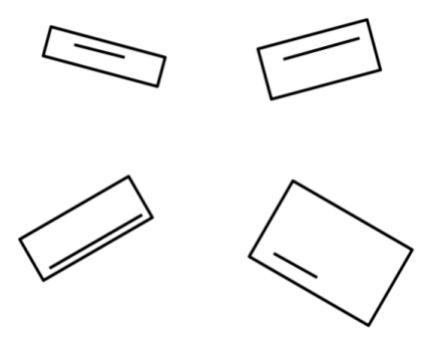
#> input picture fft.png, 422 x 338 px
$ python rectangle_numbering.py
#> lines starting #> are read from the running program, lines starting #| are printed output that depends on the picture; after the words box and inside, x2 and y2 are one past the last pixel; in counts of white or black regions, pixels touching at a corner belong together
import cv2 as cv

def process_length_and_display_contours(image_path, num_contours_to_display=4):
#> called with image_path = 'fft.png', num_contours_to_display = 4
    image = cv.imread(image_path)
#> image is the input picture: shape (338, 422, 3); min 0, max 255, mean 245.9

    if image is None:
        print(f"Error: Image not loaded. Check the file path: {image_path}")
        return

    gray_image = cv.cvtColor(image, cv.COLOR_BGR2BGRA)

    edge = cv.Canny(gray_image, 50, 150)
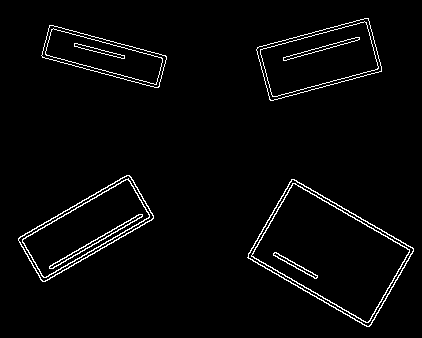
#> edge: shape (338, 422); 2.8% white in thin lines or dots, all inside (x1, y1, x2, y2) = (18, 18, 414, 327)

    contours, hierarchy = cv.findContours(edge, cv.RETR_CCOMP, cv.CHAIN_APPROX_SIMPLE)
#> contours = 24 contours; largest, box (x1, y1, x2, y2) and area: (247, 179, 414, 327) 12853, (248, 179, 414, 327) 12626, (251, 183, 410, 323) 11483, (251, 183, 410, 323) 11269, (18, 175, 154, 282) 6591

    contour_image = image.copy()

    tleng = [(cv.arcLength(contour, True), i) for i, contour in enumerate(contours) if hierarchy[0][i][3] != -1]
#> tleng = [(109.5, 1), (230.7, 3), (466.3, 5), (490.4, 7), (352.8, 9), (377.7, 11), (113.6, 13), (171.6, 15), (300.9, 17), (326, 19), (336.2, 21), (361.3, 23)]
    tleng.sort()

    line_numbers = {length_index[1]: i + 1 for i, length_index in enumerate(tleng)}
#> line_numbers = 12 items

    for len, index in tleng[:num_contours_to_display]:
        contour = contours[index]
        cv.drawContours(contour_image, [contour], -1, (0, 255, 0), 2)
        number = line_numbers[index]
        cv.putText(contour_image, str(number), tuple(contour[0][0]), cv.FONT_HERSHEY_SIMPLEX, 1, (0, 0, 255), 2)
#> this loop made 4 passes
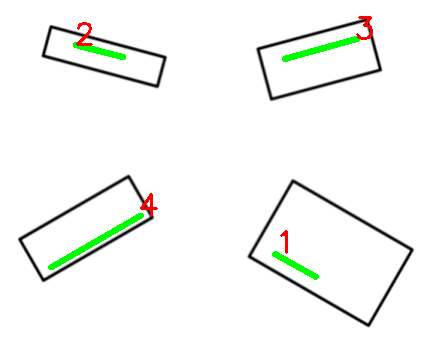
#> contour_image: shape (338, 422, 3); 1.65% of pixels changed, all inside (x1, y1, x2, y2) = (48, 16, 373, 280)

    cv.namedWindow("Contour Image", cv.WINDOW_NORMAL)
    cv.imshow("Contour Image", contour_image)
    cv.waitKey(0)
    cv.destroyAllWindows()

image_path = 'fft.png'

process_length_and_display_contours(image_path, num_contours_to_display=4)
